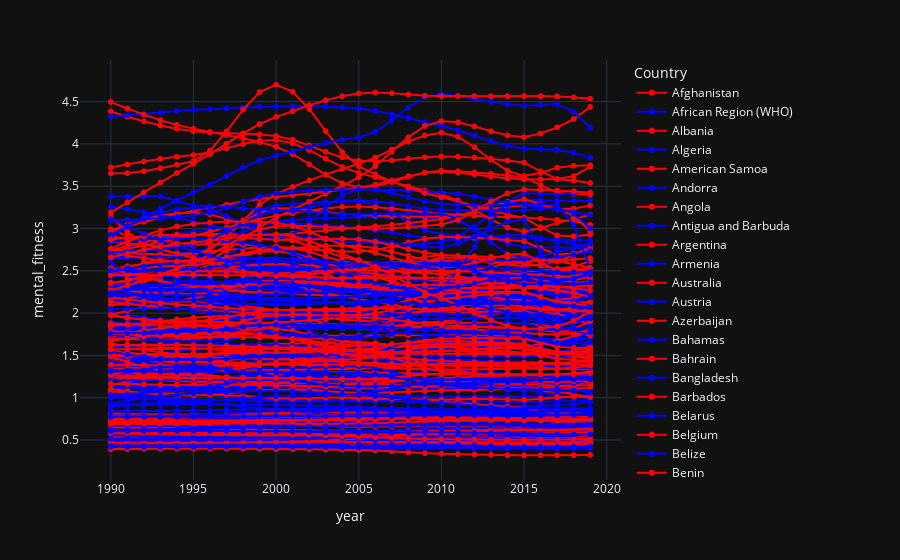

This figure's notebook cell:
### Code cell
fig = px.line(data, x="year",y="mental_fitness",color='Country',markers=True,color_discrete_sequence=['red','blue'],template='plotly_dark')
fig.show()
